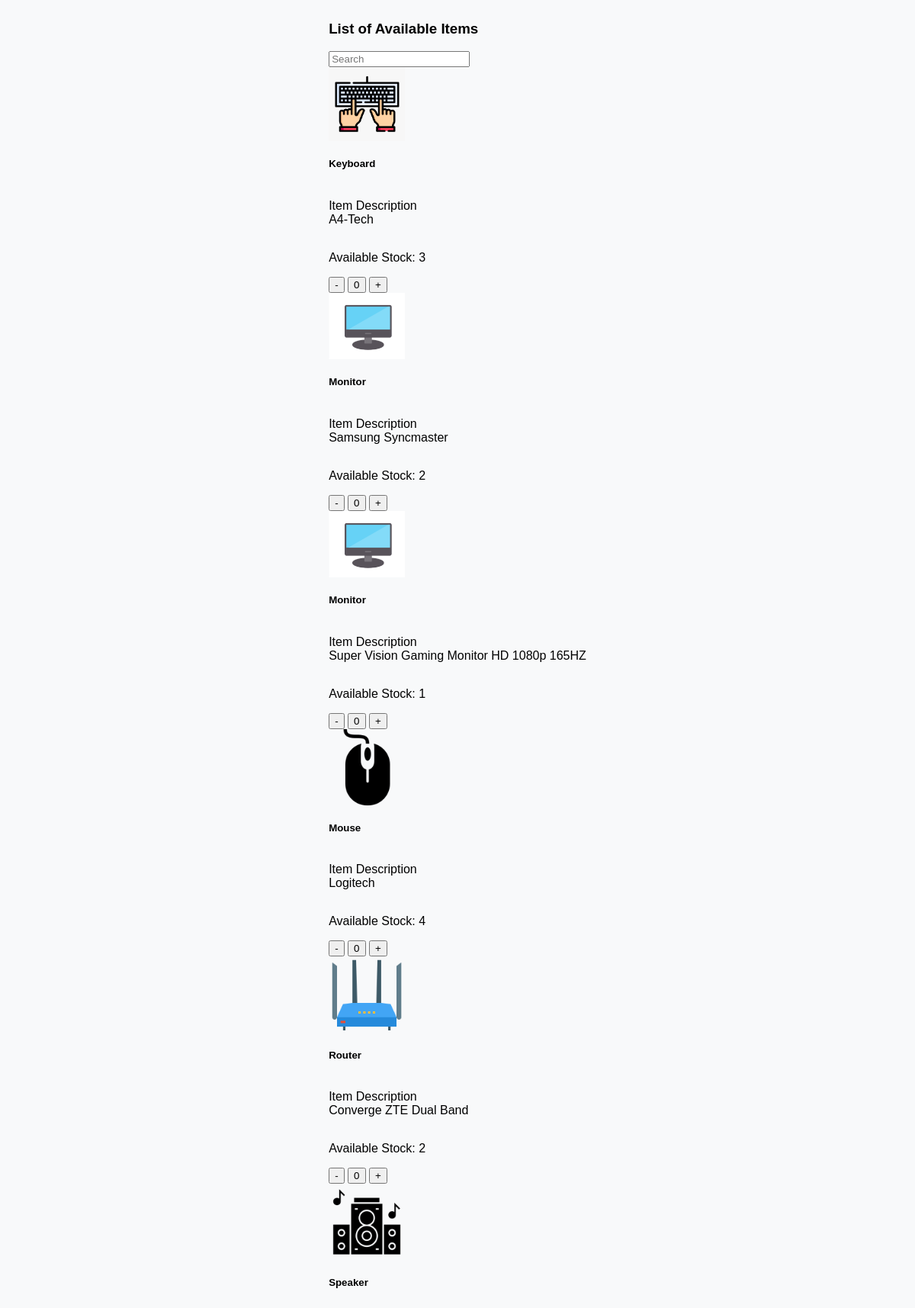
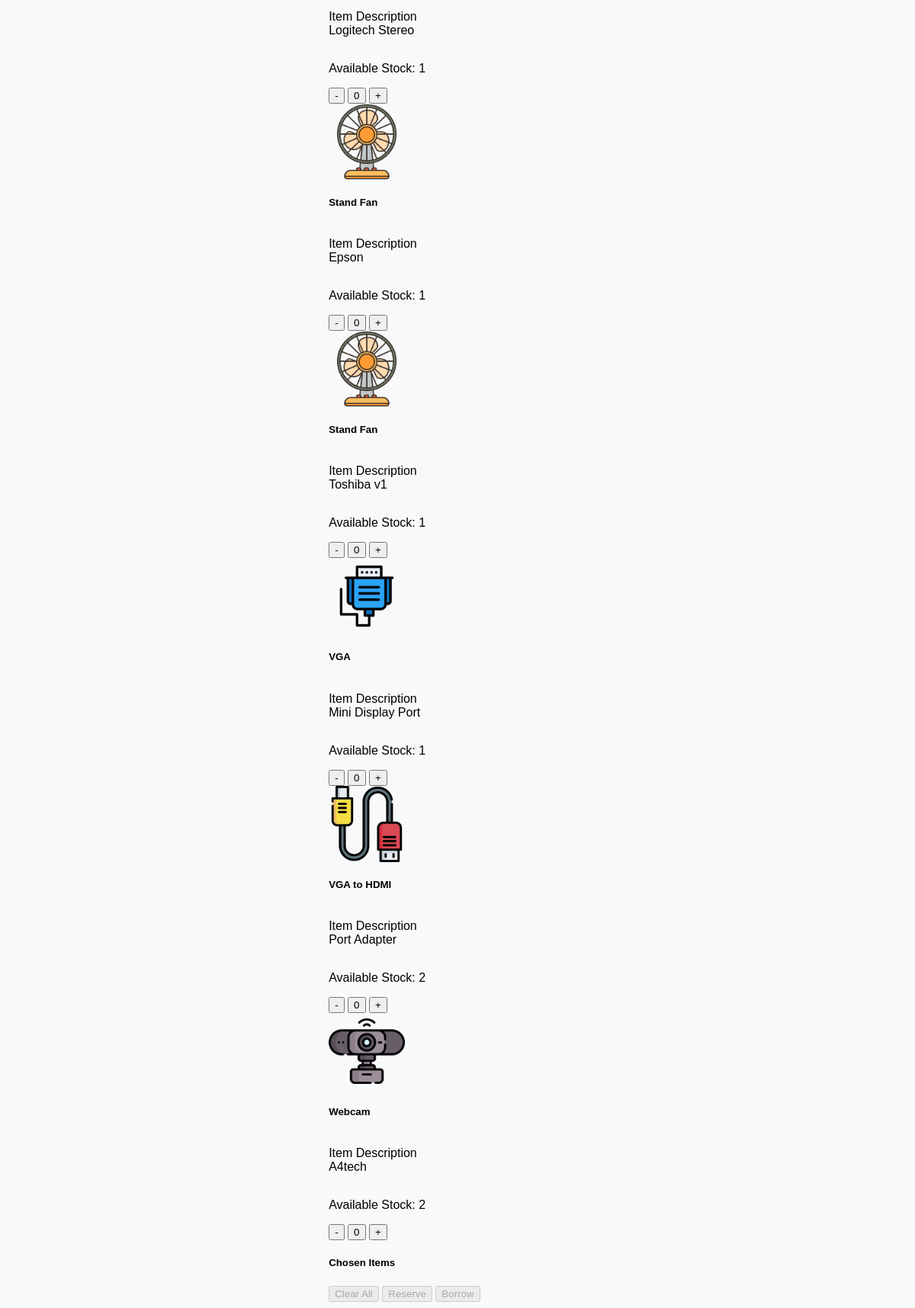
Page /DashboardBorrower/bwerdashboardpage.php on the committed database (2 pictures, top to bottom).
### tables this page shows
CREATE TABLE `tblitembrand` (
  `id` int(11) NOT NULL,
  `staffid` int(11) NOT NULL,
  `staffname` varchar(50) NOT NULL,
  `itembrand` varchar(50) NOT NULL,
  `categoryname` varchar(50) NOT NULL,
  `subcategoryname` varchar(50) NOT NULL,
  `borrowable` varchar(50) NOT NULL,
  `remarks` varchar(50) DEFAULT NULL,
  `modelno` varchar(50) NOT NULL,
  `serialno` varchar(50) DEFAULT NULL,
  `unitcost` decimal(10,0) NOT NULL,
  `status` varchar(50) NOT NULL,
  `itemcondition` varchar(50) NOT NULL,
  `datetimeadded` datetime NOT NULL,
  `assignfor` varchar(50) DEFAULT NULL,
  `datepurchased` date NOT NULL
);

### DashboardBorrower/bwerdashboardpage.php (the view, shortened to what this page needs)
<?php
include('bwerfunctions.php');
$queryitems = "SELECT *, COUNT(*) AS available_count FROM tblitembrand WHERE borrowable = 'Yes' AND status = 'Available' GROUP BY subcategoryname, itembrand";
$resultitems = mysqli_query($con, $queryitems);
$addedItemsArray = array();
?>
<main class="ccs-main-container">
    <div class="container mt-1">
        <div class="row">
            <div class="col-md-9">
                <div class="d-flex justify-content-between mb-1">
                    <h3 class="text-start"><i class="fas fa-tachometer-alt me-2"></i>List of Available Items</h3>
                    <div class="text-end">
                        <input type="text" class="form-control search-input mb-1" placeholder="Search" name="search" id="searchInput">
                    </div>
                </div>
                <div class="row row-cols-1 row-cols-md-4 g-1">
                    <?php
                    if (mysqli_num_rows($resultitems) > 0) {
                        while ($row = mysqli_fetch_assoc($resultitems)) {
                            $imagePath = '../DashboardCCSStaff/inventory/SubcategoryItemsimages/' . $row['subcategoryname'] . '.png';
                            echo '<div class="col">
                                    <div class="card">
                                        <div class="text-center mt-2">
                                            <img src="' . $imagePath . '" class="card-img-top" alt="Item Image" style="max-width: 100px; max-height: 100px;">
                                        </div>
                                        <div class="card-body">
                                            <h5 class="card-title">' . $row['subcategoryname'] . '</h5>
                                            <p class="card-text truncate-hover">Item Description <br>' . $row['itembrand'] . '</p>
                                            <p class="card-text">Available Stock: ' . $row['available_count'] . '</p>
                                            <div class="btn-group " role="group" aria-label="Basic example">
                                                <button type="button" class="btn btn-secondary" onclick="decrementCount(\'' . $row['subcategoryname'] . '\', \'' . $row['itembrand'] . '\')">-</button>
                                                <button type="button" class="btn btn-light count-btn" id="count_' . $row['subcategoryname'] . '_' . $row['itembrand'] . '">0</button>
                                                <button type="button" class="btn btn-secondary" onclick="incrementCount(\'' . $row['subcategoryname'] . '\', \'' . $row['itembrand'] . '\', ' . $row['available_count'] . ')">+</button>
                                            </div>
                                        </div>
                                    </div>
                                </div>';
                        }
                    } else {
                        echo '<div class="text-center">
                                <h3>No borrowable items available at the moment.</h3>
                              </div>';
                    }
                    ?>
                </div>
            </div>
            <div class="col-md-3">
                <div class="card">
                    <div class="card-body">
                        <h5 class="card-title">Chosen Items</h5>
                        <div class="text-end">
                            <button type="button" class="btn btn-danger btn-sm clear-btn" onclick="clearitem()" <?php echo empty($addedItemsArray) ? 'disabled' : ''; ?>>Clear All</button>
                            <button type="button" id="reserve-btn" class="btn btn-primary btn-sm reserve-btn" <?php echo empty($addedItemsArray) ? 'disabled' : ''; ?>>Reserve</button>
                            <button type="button" id="borrow-btn" class="btn btn-success btn-sm borrow-btn" <?php echo empty($addedItemsArray) ? 'disabled' : ''; ?>>Borrow</button>
                        </div>
                    </div>
                </div>
            </div>
        </div>
    </div>
</main>

### DashboardBorrower/bwerdashboardpage.php (style rules this page uses)
.ccs-main-container { display: flex; justify-content: center; }
.truncate-hover { max-width: 100%; white-space: nowrap; overflow: hidden; text-overflow: ellipsis; display: inline-block; position: relative; }

### rows in the picture
tblitembrand: subcategoryname (picture), subcategoryname "Keyboard", itembrand "A4-Tech", available_count "3"
tblitembrand: subcategoryname (picture), subcategoryname "Monitor", itembrand "Samsung Syncmaster", available_count "2"
tblitembrand: subcategoryname (picture), subcategoryname "Monitor", itembrand "Super Vision Gaming Monitor HD 1080p 165HZ", available_count "1"
tblitembrand: subcategoryname (picture), subcategoryname "Mouse", itembrand "Logitech", available_count "4"
tblitembrand: subcategoryname (picture), subcategoryname "Router", itembrand "Converge ZTE Dual Band", available_count "2"
tblitembrand: subcategoryname (picture), subcategoryname "Speaker", itembrand "Logitech Stereo", available_count "1"
tblitembrand: subcategoryname (picture), subcategoryname "Stand Fan", itembrand "Epson", available_count "1"
tblitembrand: subcategoryname (picture), subcategoryname "Stand Fan", itembrand "Toshiba v1", available_count "1"
tblitembrand: shows a picture, subcategoryname "VGA", itembrand "Mini Display Port", available_count "1"
tblitembrand: subcategoryname (picture), subcategoryname "VGA to HDMI", itembrand "Port Adapter", available_count "2"
tblitembrand: subcategoryname (picture), subcategoryname "Webcam", itembrand "A4tech", available_count "2"
